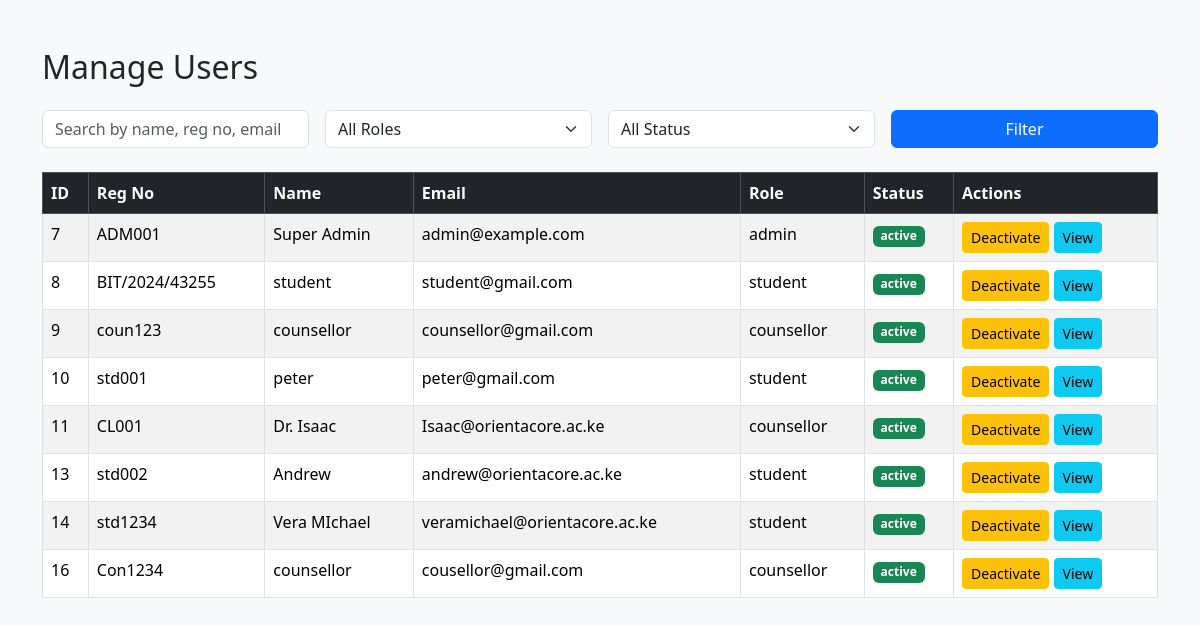
Page /manage_users.php (signed in) on the committed database.
### tables this page shows
CREATE TABLE `users` (
  `id` int(10) UNSIGNED NOT NULL,
  `reg_no` varchar(50) DEFAULT NULL,
  `name` varchar(150) NOT NULL,
  `email` varchar(150) NOT NULL,
  `profile_pic` varchar(255) DEFAULT NULL,
  `password_hash` varchar(255) NOT NULL,
  `role` varchar(20) NOT NULL DEFAULT 'student',
  `status` varchar(20) NOT NULL DEFAULT 'pending',
  `created_at` timestamp NOT NULL DEFAULT current_timestamp()
);

### manage_users.php (the view, shortened to what this page needs)
<?php
require_once "db.php";
$search = $_GET['search'] ?? '';
$sql = "SELECT * FROM users WHERE 1=1";
$params = [];
$stmt = $pdo->prepare($sql);
$stmt->execute($params);
$users = $stmt->fetchAll(PDO::FETCH_ASSOC);
?>
<!DOCTYPE html>
<html lang="en">
<head>
    <link rel="stylesheet" href="https://cdn.jsdelivr.net/npm/bootstrap@5.3.2/dist/css/bootstrap.min.css">
</head>
<body class="bg-light">
<div class="container mt-5">
    <h2 class="mb-4">Manage Users</h2>
    <form method="get" class="row g-3 mb-4">
        <div class="col-md-3">
            <input type="text" name="search" class="form-control" placeholder="Search by name, reg no, email" value="<?= htmlspecialchars($search) ?>">
        </div>
        <div class="col-md-3">
            <select name="role" class="form-select">
                <option value="">All Roles</option>
            </select>
        </div>
        <div class="col-md-3">
            <select name="status" class="form-select">
                <option value="">All Status</option>
            </select>
        </div>
        <div class="col-md-3">
            <button class="btn btn-primary w-100">Filter</button>
        </div>
    </form>
    <table class="table table-bordered table-striped">
        <thead class="table-dark">
            <tr>
                <th>ID</th>
                <th>Reg No</th>
                <th>Name</th>
                <th>Email</th>
                <th>Role</th>
                <th>Status</th>
                <th>Actions</th>
            </tr>
        </thead>
        <tbody>
        <?php if ($users): ?>
            <?php foreach ($users as $user): ?>
                <tr>
                    <td><?= $user['id'] ?></td>
                    <td><?= htmlspecialchars($user['reg_no']) ?></td>
                    <td><?= htmlspecialchars($user['name']) ?></td>
                    <td><?= htmlspecialchars($user['email']) ?></td>
                    <td><?= htmlspecialchars($user['role']) ?></td>
                    <td><span class="badge bg-<?= $user['status']==='approved' || $user['status']==='active' ? 'success':'secondary' ?>">
                        <?= htmlspecialchars($user['status']) ?>
                    </span></td>
                    <td>
                        <?php if ($user['status'] === 'pending'): ?>
                            <a href="?action=approve&id=<?= $user['id'] ?>" class="btn btn-sm btn-success">Approve</a>
                            <a href="?action=reject&id=<?= $user['id'] ?>" class="btn btn-sm btn-danger">Reject</a>
                        <?php elseif ($user['status'] === 'approved' || $user['status'] === 'active'): ?>
                            <a href="?action=deactivate&id=<?= $user['id'] ?>" class="btn btn-sm btn-warning">Deactivate</a>
                        <?php elseif ($user['status'] === 'inactive' || $user['status'] === 'rejected'): ?>
                            <a href="?action=activate&id=<?= $user['id'] ?>" class="btn btn-sm btn-primary">Activate</a>
                        <?php endif; ?>
                        <a href="view_user.php?id=<?= $user['id'] ?>" class="btn btn-sm btn-info">View</a>
                    </td>
                </tr>
            <?php endforeach; ?>
        <?php else: ?>
            <tr><td colspan="7" class="text-center">No users found</td></tr>
        <?php endif; ?>
        </tbody>
    </table>
</div>
</body>
</html>

### rows in the picture
users: id "7", reg_no "ADM001", name "Super Admin", email "admin@example.com", role "admin", status "active"
users: id "8", reg_no "BIT/2024/43255", name "student", email "student@gmail.com", role "student", status "active"
users: id "9", reg_no "coun123", name "counsellor", email "counsellor@gmail.com", role "counsellor", status "active"
users: id "10", reg_no "std001", name "peter", email "peter@gmail.com", role "student", status "active"
users: id "11", reg_no "CL001", name "Dr. Isaac", email "Isaac@orientacore.ac.ke", role "counsellor", status "active"
users: id "13", reg_no "std002", name "Andrew", email "andrew@orientacore.ac.ke", role "student", status "active"
users: id "14", reg_no "std1234", name "Vera MIchael", email "veramichael@orientacore.ac.ke", role "student", status "active"
users: id "16", reg_no "Con1234", name "counsellor", email "cousellor@gmail.com", role "counsellor", status "active"
